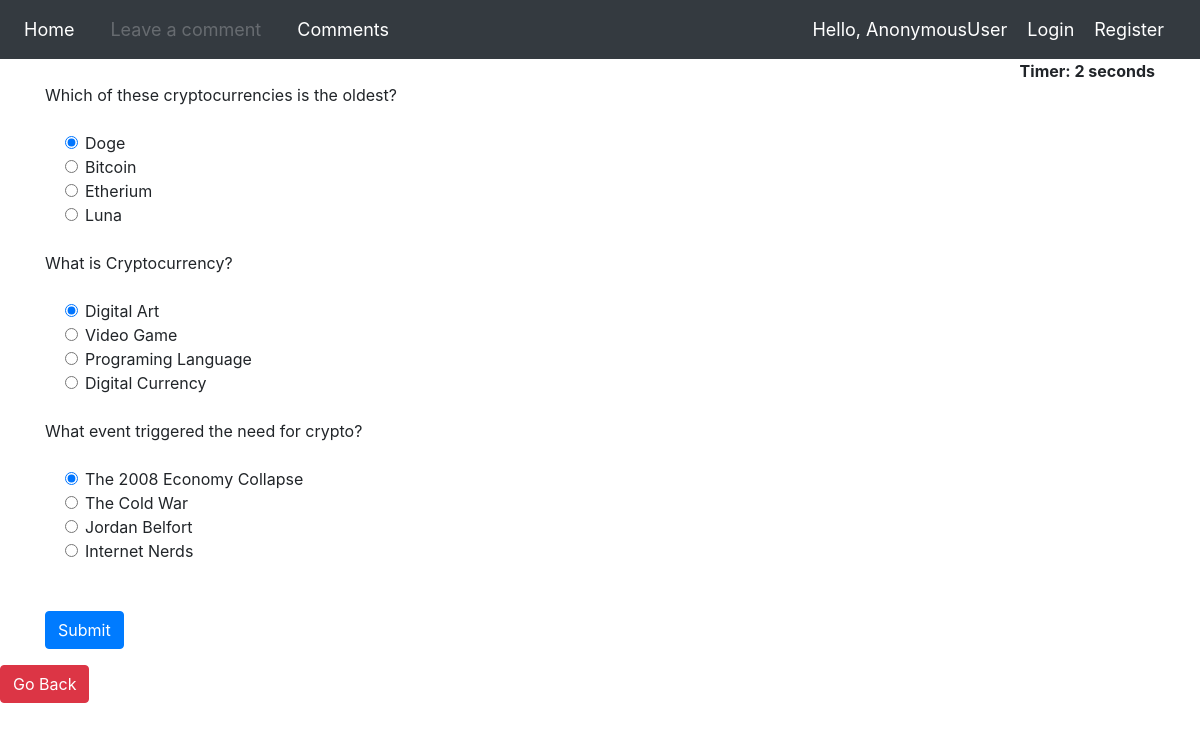
Screenshot of /crypto_quiz/ with the database file from the repository.
### nft/models.py (models this page shows, shortened)
class CryptoQuesModel(models.Model):
    question = models.CharField(max_length=200,null=True)
    op1 = models.CharField(max_length=200,null=True)
    op2 = models.CharField(max_length=200,null=True)
    op3 = models.CharField(max_length=200,null=True)
    op4 = models.CharField(max_length=200,null=True)
    ans = models.CharField(max_length=200,null=True)

### nft/views.py (the view)
# urls.py: path('crypto_quiz/',views.cryptoQuizView,name="cryptoQuiz"),
def cryptoQuizView(request):
    if request.method == 'POST':
        questions=CryptoQuesModel.objects.all()
        score=0
        wrong=0
        correct=0
        total=0
        for q in questions:
            total+=1
            print(q.ans)
            print(request.POST[q.question])
            if q.ans ==  request.POST.get(q.question):
                score+=10
                correct+=1
            else:
                wrong+=1
        percent = score/(total*10) *100
        context = {
            'score':score,
            'time': request.POST.get('timer'),
            'correct':correct,
            'wrong':wrong,
            'percent':percent,
            'total':total
        }
        return render(request,'nft/result.html',context)
    else:
        questions=CryptoQuesModel.objects.all()
        context = {
            'questions':questions
        }
        return render(request,'nft/quizCrypto.html',context)

### nft/templates/nft/quizCrypto.html
{% extends 'quiz.html' %}
{% block content %}
{% load static %}
<a href='{% url 'crypto' %}' class="btn btn-danger" role="button" aria-pressed="true">Go Back</a>
{% endblock %}

### templates/quiz.html (shortened to what this page needs)
{% load static %}
<html>
    <head>
        <link rel="stylesheet" href="https://stackpath.bootstrapcdn.com/bootstrap/4.5.0/css/bootstrap.min.css">
    </head>
    <body>
        {% include 'navbar.html' %}
        <div class="container ">
            <div align="right " id="displaytimer"><b>Timer: 0 seconds</b></div>
             <form method='post' action=''>
                {% for q  in questions%}
                <div class="form-group">
                  <label for="question">{{q.question}}</label>
                </div>
                <div class="form-check">
                    <div class="form-check">
                        <input class="form-check-input" type="radio" name="{{q.question}}" id="gridRadios1" value="{{q.op1}}" checked>
                        <label class="form-check-label" for="gridRadios1">
                            {{q.op1}}
                        </label>
                    </div>
                    <div class="form-check">
                        <input class="form-check-input" type="radio" name="{{q.question}}" id="gridRadios2" value="{{q.op2}}">
                        <label class="form-check-label" for="gridRadios2">
                            {{q.op2}}
                        </label>
                    </div>
                    <div class="form-check">
                        <input class="form-check-input" type="radio" name="{{q.question}}" id="gridRadios1" value="{{q.op3}}">
                        <label class="form-check-label" for="gridRadios1">
                            {{q.op3}}
                        </label>
                    </div>
                    <div class="form-check">
                        <input class="form-check-input" type="radio" name="{{q.question}}" id="gridRadios2" value="{{q.op4}}">
                        <label class="form-check-label" for="gridRadios2">
                            {{q.op4}}
                        </label>
                    </div>
                    <br>
                </div>
                {% endfor %}
                <br>
                <button type="submit" class="btn btn-primary">Submit</button>
              </form>
            </div>
        {% block content %}
        {% endblock %}
        <br>
    </body>
</html>

### rows the page displays
CryptoQuesModel: question "Which of these cryptocurrencies is the oldest?", op1 "Doge", op2 "Bitcoin", op3 "Etherium", op4 "Luna"
CryptoQuesModel: question "What is Cryptocurrency?", op1 "Digital Art", op2 "Video Game", op3 "Programing Language", op4 "Digital Currency"
CryptoQuesModel: question "What event triggered the need for crypto?", op1 "The 2008 Economy Collapse", op2 "The Cold War", op3 "Jordan Belfort", op4 "Internet Nerds"

### other values shown
{{ request.user }} "AnonymousUser"
